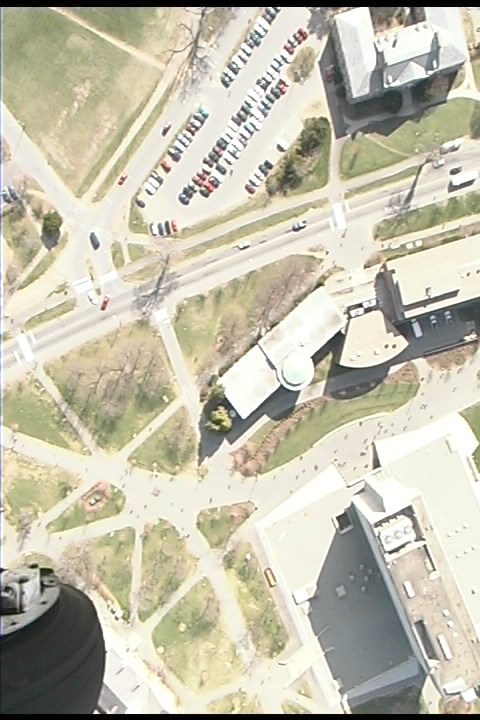
%> input picture Assignment 3/pic410.png, 480 x 720 px
$ octave features.m   (GNU Octave 9; MATLAB toolbox functions it lacks are replaced by stand-ins)
%> lines starting %> are read from the running program, lines starting %| are printed output that depends on the picture
% Load the images
imgl = imread('pic410.png');
%> imgl is the input picture: size 720x480x3 uint8; mean R, G, B 196.2, 192.5, 173.7
imgr = imread('pic430.png');
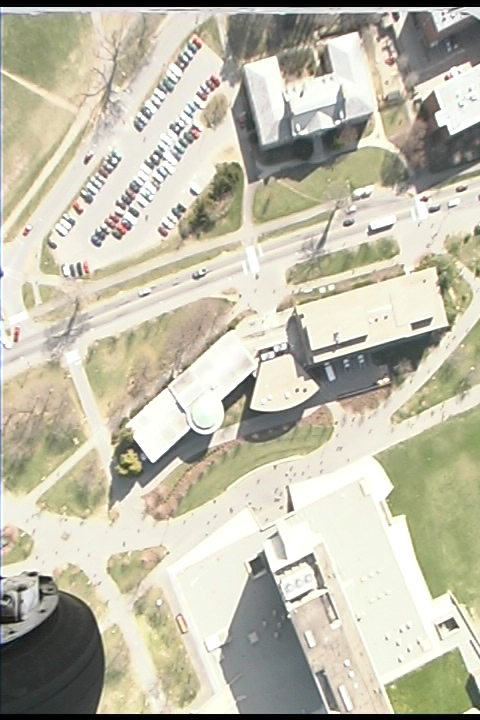
%> input picture Assignment 3/pic430.png, 480 x 720 px
%> imgr is the input picture: size 720x480x3 uint8; mean R, G, B 192.3, 189.2, 171

[ROWS COLS CHANNELS] = size(imgl);
%> ROWS = 720; COLS = 480; CHANNELS = 3

% Convert images to grayscale
grayImg1 = rgb2gray(imgl);
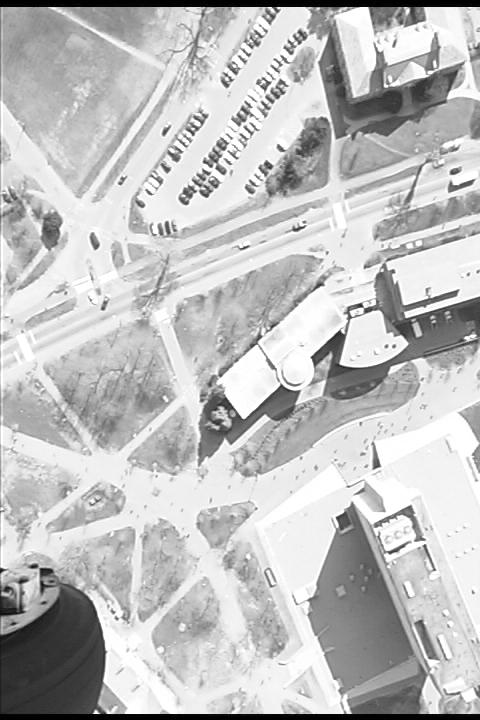
%> grayImg1: size 720x480 uint8; min 0, max 255, mean 191.5
grayImg2 = rgb2gray(imgr);
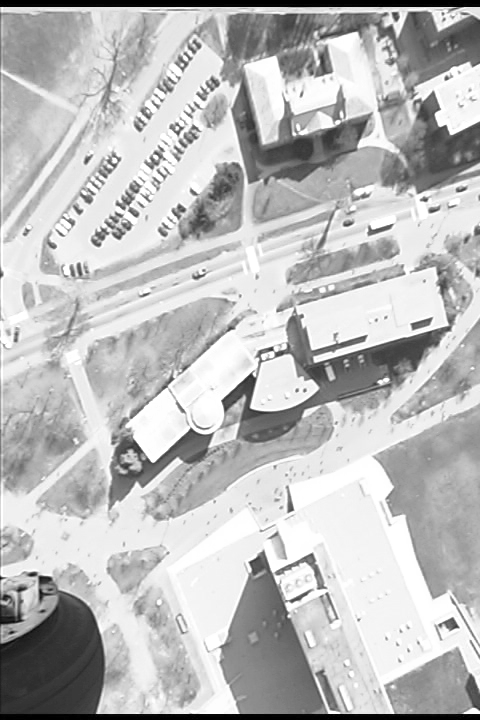
%> grayImg2: size 720x480 uint8; min 0, max 255, mean 188.1

% Extract SIFT features from image1
%> (the run ends here)
